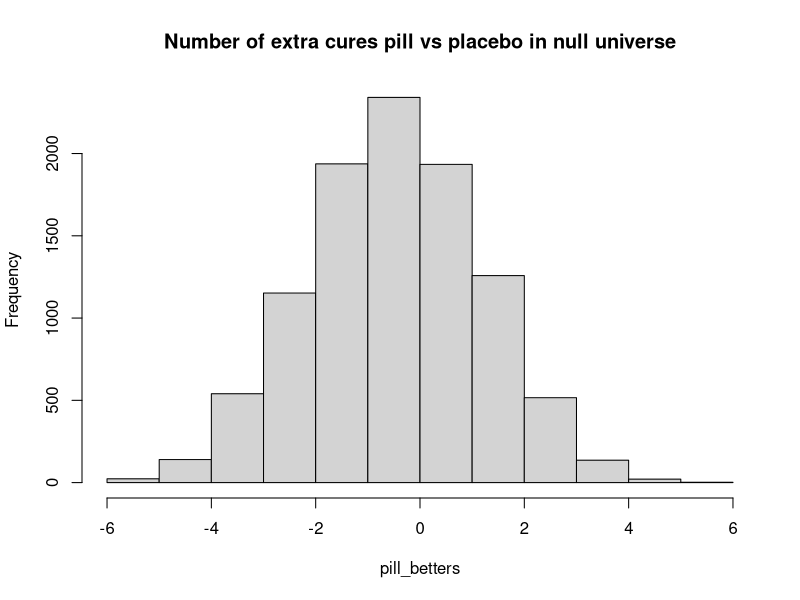

Recreate this plot in R.
## ---- chunk 1
# The bucket with the pieces of paper.
options <- rep(c('get well', 'not well'), c(7, 5))

n <- 10000

pill_betters <- numeric(n)

for (i in 1:n) {
    pill <- sample(options, size=6, replace=TRUE)
    pill_cures <- sum(pill == 'get well')
    placebo <- sample(options, size=6, replace=TRUE)
    placebo_cures <- sum(placebo == 'get well')
    pill_betters[i] <- pill_cures - placebo_cures
}

hist(pill_betters, breaks=-6:6,
     main='Number of extra cures pill vs placebo in null universe')
